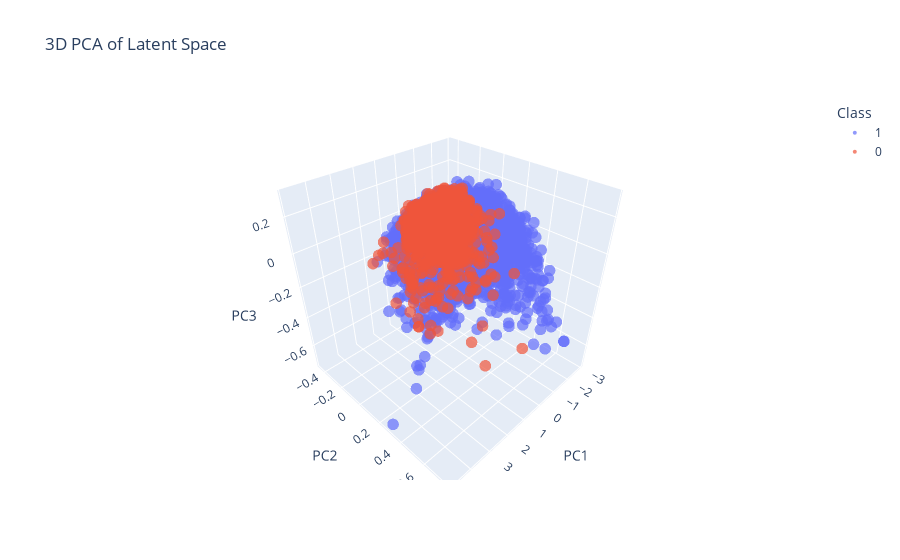

Source (notebook cell):
### Code cell
plot_latent_space_3d(model, train_loader, device)

### Figure 1 — Plotly figure (JSON) as saved in the notebook; plotly's stock layout.template omitted (floating-point values rounded to 4 significant figures; data arrays with more than 128 entries replaced by an {"elided": "..."} marker saying what was removed)
{"data": [{"hovertemplate": "Class=1<br>PC1=%{x}<br>PC2=%{y}<br>PC3=%{z}<extra></extra>", "legendgroup": "1", "marker": {"color": "#636efa", "opacity": 0.7, "size": 4, "symbol": "circle"}, "mode": "markers", "name": "1", "scene": "scene", "showlegend": true, "type": "scatter3d", "x": {"elided": "3875 float values"}, "y": {"elided": "3875 float values"}, "z": {"elided": "3875 float values"}}, {"hovertemplate": "Class=0<br>PC1=%{x}<br>PC2=%{y}<br>PC3=%{z}<extra></extra>", "legendgroup": "0", "marker": {"color": "#EF553B", "opacity": 0.7, "size": 4, "symbol": "circle"}, "mode": "markers", "name": "0", "scene": "scene", "showlegend": true, "type": "scatter3d", "x": {"elided": "1341 float values"}, "y": {"elided": "1341 float values"}, "z": {"elided": "1341 float values"}}], "layout": {"legend": {"title": {"text": "Class"}, "tracegroupgap": 0}, "scene": {"domain": {"x": [0, 1], "y": [0, 1]}, "xaxis": {"title": {"text": "PC1"}}, "yaxis": {"title": {"text": "PC2"}}, "zaxis": {"title": {"text": "PC3"}}}, "title": {"text": "3D PCA of Latent Space"}}}
